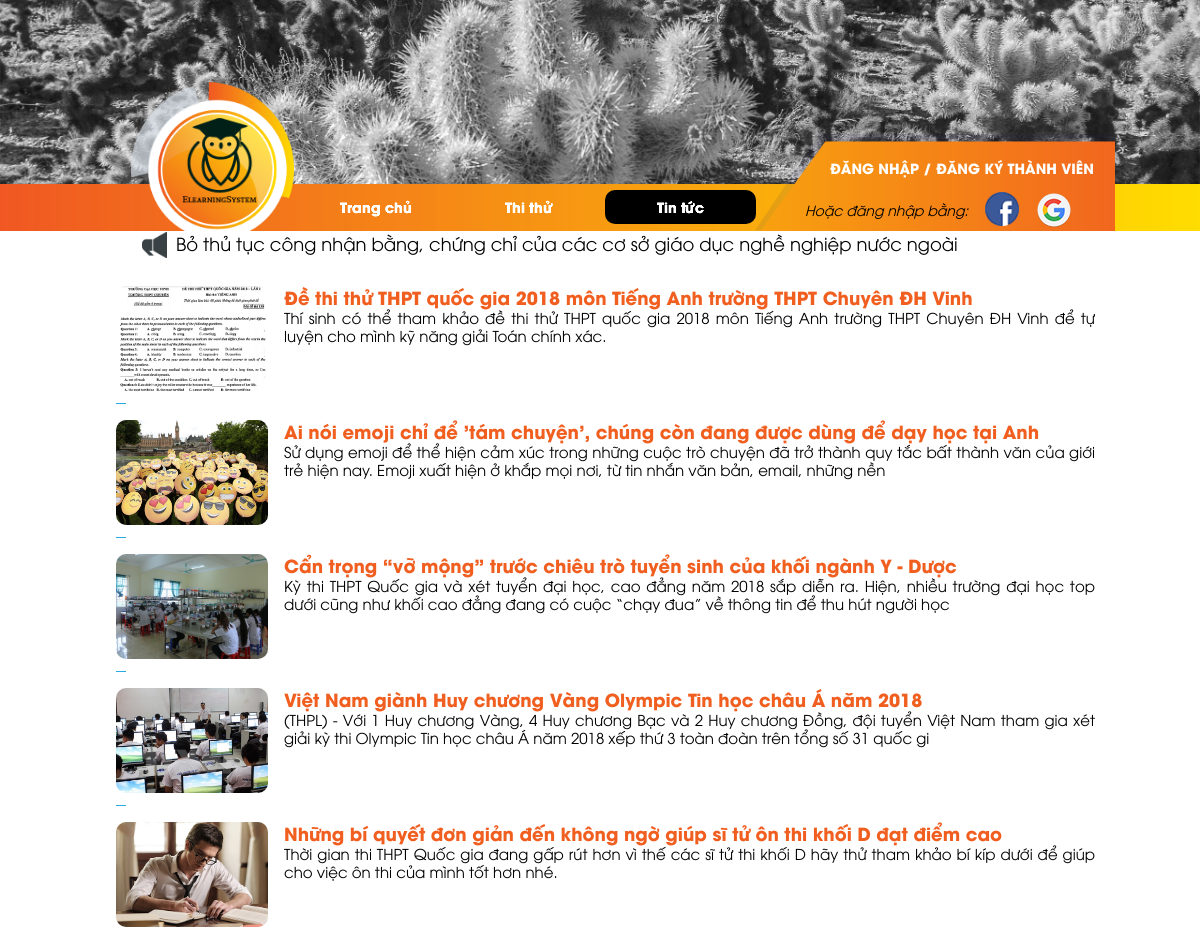
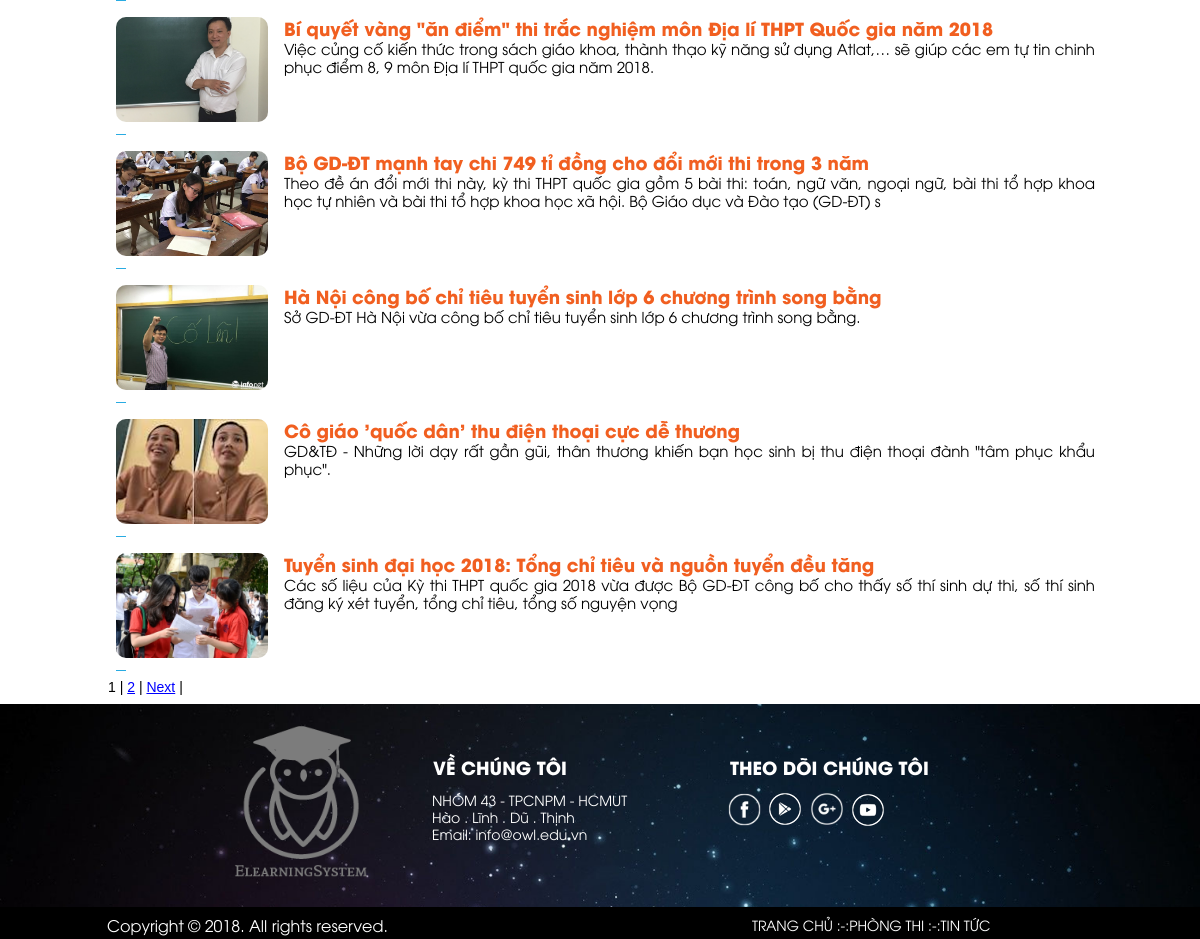
Page /news.php on the committed database (2 pictures, top to bottom).
### tables this page shows
CREATE TABLE `news` (
  `news_id` int(10) NOT NULL AUTO_INCREMENT,
  `news_created_by` int(10) NOT NULL,
  `news_posted_day` date NOT NULL,
  `news_tittle` varchar(190) NOT NULL,
  `news_image` varchar(190) NOT NULL,
  `news_summarized_content` varchar(190) NOT NULL,
  `news_link` varchar(190) NOT NULL,
  PRIMARY KEY (`news_id`),
  KEY `fk_news_fk01` (`news_created_by`),
  CONSTRAINT `fk_news_fk01` FOREIGN KEY (`news_created_by`) REFERENCES `admin` (`admin_id`)
);

### news.php (the view, shortened to what this page needs)
<!DOCTYPE html>
<html class="nojs html css_verticalspacer" lang="en-US">
<head>
	<link rel="stylesheet" type="text/css" href="css/site_global.css?crc=444006867"/>
	<link rel="stylesheet" type="text/css" href="css/master_a-master.css?crc=107776024"/>
	<link rel="stylesheet" type="text/css" href="css/tin-t_c.css?crc=121899037" id="pagesheet"/>
</head>
<body>
	<div class="clearfix" id="page">
		<div class="clearfix grpelem" id="ppslideshowu3219">
			<?php
if ( isset( $_SESSION[ 'user_name' ] ) ) {
	include( './temp/header1.php' );
} else {
	include( './temp/header2.php' );
}
			require( "./lib/dbcon.php" );
			$result = mysqli_query( $conn, 'select count(news_id) as total from news' );
			$row = mysqli_fetch_assoc( $result );
			$total_records = $row[ 'total' ];
			$current_page = isset( $_GET[ 'page' ] ) ? $_GET[ 'page' ] : 1;
			$limit = 10;
			$total_page = ceil( $total_records / $limit );
			$start = ( $current_page - 1 ) * $limit;
			$result = mysqli_query( $conn, "SELECT * FROM news ORDER BY `news`.`news_id` DESC LIMIT $start, $limit" );
			?>
			<div class="clearfix colelem" id="u14681">
				<table>
					<?php while ($data = mysqli_fetch_assoc($result)){
				?>
					<tr>
						<td style="padding: 8px">
							<div class="clearfix grpelem" id="pu13801">
								<a class="nonblock nontext museBGSize rounded-corners colelem" id="u13801" href="<?php echo $data['news_link']?>" target="_blank" style="background-image: url(./admin-panel/imagesOfNews/<?php echo $data['news_image']?>)">
								</a>
								<a class="nonblock nontext colelem" id="u13822" href="<?php echo $data['news_link']?>" target="_blank">
								</a>
							</div>
							<a class="nonblock nontext clearfix grpelem" id="u13800-6" href="<?php echo $data['news_link']?>" target="_blank">
								<p id="u13800-2"><?php echo $data['news_tittle']?></p>
								<p id="u13800-4"><?php echo $data['news_summarized_content']?></p>
							</a>
						</td>
					</tr>
					<?php }?>
					<tr>
						<td>
							<?php
            for ($i = 1; $i <= $total_page; $i++){
                if ($i == $current_page){
                    echo '<span>'.$i.'</span> | ';
                }
                else{
                    echo '<a href="news.php?page='.$i.'">'.$i.'</a> | ';
                }
            }
            if ($current_page < $total_page && $total_page > 1){
                echo '<a href="news.php?page='.($current_page+1).'">Next</a> | ';
            }
           ?>
						</td>
					</tr>
				</table>
			</div>
		</div>
		<div class="verticalspacer" data-offset-top="396" data-content-above-spacer="395" data-content-below-spacer="239"></div>
		<?php include('./temp/footer.php'); ?>
	</div>
</body>
</html>

### css/site_global.css (style rules this page uses)
html { min-height: 100%; min-width: 100%; -ms-text-size-adjust: none; }
body, div, dl, dt, dd, ul, ol, li, nav, h1, h2, h3, h4, h5, h6, pre, code, form, fieldset, legend, input, button, textarea, p, blockquote, th, td, a { margin: 0px; padding: 0px; border-width: 0px; border-style: solid; border-color: transparent; -webkit-transform-origin: left top; -ms-transform-origin: left top; -o-transform-origin: left top; transform-origin: left top; background-repeat: no-repeat; }
table { border-collapse: collapse; border-spacing: 0px; }
body { font-family: Arial, Helvetica Neue, Helvetica, sans-serif; text-align: left; font-size: 14px; line-height: 17px; word-wrap: break-word; text-rendering: optimizeLegibility; -moz-font-feature-settings: 'liga'; -ms-font-feature-settings: 'liga'; -webkit-font-feature-settings: 'liga'; font-feature-settings: 'liga'; }
a:link { color: #0000FF; text-decoration: underline; }
a.nontext { color: black; text-decoration: none; font-style: normal; font-weight: normal; }
.colelem { display: inline; float: left; clear: both; }
.clearfix:after { content: "\0020"; visibility: hidden; display: block; height: 0px; clear: both; }
.MenuBar .SubMenuVisible, .MenuBarVertical .SubMenuVisible, .MenuBar .SubMenu .SubMenuVisible, .popup_element.Active, span.actAsPara, .actAsDiv, a.nonblock.nontext, img.block { display: block; }
.grpelem, .accordion_wrapper { display: inline; float: left; }
p, h1, h2, h3, h4, h5, h6, ol, ul, span.actAsPara { max-height: 1000000px; }
.colelem100, .verticalspacer { clear: both; }
.list0 li, .MenuBar .MenuItemContainer, .SlideShowContentPanel .fullscreen img, .css_verticalspacer .verticalspacer { position: relative; }
@media screen and (-webkit-min-device-pixel-ratio:0) { body { text-rendering: auto; } }

### css/tin-t_c.css (style rules this page uses)
#page { z-index: 1; width: 1024px; min-height: 579px; background-image: none; border-width: 0px; border-color: #000000; background-color: transparent; margin-left: auto; margin-right: auto; }
#ppslideshowu3219 { z-index: 0; width: 0.01px; margin-right: -10000px; }
.js body { visibility: hidden; }
.js body.initialized { visibility: visible; }
#u14681 { z-index: 95; width: 979px; border-width: 0px; border-color: transparent; background-color: transparent; margin-left: 20px; margin-top: 20px; position: relative; }
#pu13801 { z-index: 96; width: 0.01px; margin-right: -10000px; }
#u13801 { z-index: 96; width: 152px; height: 105px; opacity: 1; -ms-filter: "progid:DXImageTransform.Microsoft.Alpha(Opacity=100)"; filter: alpha(opacity=100); border-radius: 10px; position: relative; background: transparent url("../images/14_2.jpg?crc=435386394") no-repeat center center; background-size: cover; }
#u13822 { z-index: 103; width: 10px; height: 1px; background-color: #29ABE2; margin-top: 12px; position: relative; }
#u13800-6 { z-index: 97; width: 811px; min-height: 105px; background-color: transparent; text-align: justify; position: relative; margin-right: -10000px; left: 168px; }
#u13800-2 { font-size: 18px; line-height: 22px; color: #F15F20; font-family: '__UTM Avo_5'; font-weight: 700; }
#u13800-4 { font-size: 15px; line-height: 18px; font-family: '__UTM Avo_5'; font-weight: 400; }
.css_verticalspacer .verticalspacer { height: calc(100vh - 634px); }
#muse_css_mq, .html { background-color: #FFFFFF; }
body { position: relative; min-width: 1024px; }
.verticalspacer { min-height: 1px; }

### rows in the picture
news: news_image (picture), news_tittle "Đề thi thử THPT quốc gia 2018 môn Tiếng Anh trường THPT Chuyên ĐH Vinh", news_summarized_content "Thí sinh có thể tham khảo đề thi thử THPT quốc gia 2018 môn Tiếng Anh trường THPT Chuyên ĐH Vinh để tự luyện cho mình kỹ năng giải Toán chính xác."
news: news_image (picture), news_tittle "Ai nói emoji chỉ để 'tám chuyện', chúng còn đang được dùng để dạy học tại Anh", news_summarized_content "Sử dụng emoji để thể hiện cảm xúc trong những cuộc trò chuyện đã trở thành quy tắc bất thành văn của giới trẻ hiện nay. Emoji xuất hiện ở khắp mọi nơi, từ tin nhắn văn bản, email, những nền"
news: news_image (picture), news_tittle "Cẩn trọng “vỡ mộng” trước chiêu trò tuyển sinh của khối ngành Y - Dược", news_summarized_content "Kỳ thi THPT Quốc gia và xét tuyển đại học, cao đẳng năm 2018 sắp diễn ra. Hiện, nhiều trường đại học top dưới cũng như khối cao đẳng đang có cuộc “chạy đua” về thông tin để thu hút người học"
news: news_image (picture), news_tittle "Việt Nam giành Huy chương Vàng Olympic Tin học châu Á năm 2018", news_summarized_content "(THPL) - Với 1 Huy chương Vàng, 4 Huy chương Bạc và 2 Huy chương Đồng, đội tuyển Việt Nam tham gia xét giải kỳ thi Olympic Tin học châu Á năm 2018 xếp thứ 3 toàn đoàn trên tổng số 31 quốc gi"
news: news_image (picture), news_tittle "Những bí quyết đơn giản đến không ngờ giúp sĩ tử ôn thi khối D đạt điểm cao", news_summarized_content "Thời gian thi THPT Quốc gia đang gấp rút hơn vì thế các sĩ tử thi khối D hãy thử tham khảo bí kíp dưới để giúp cho việc ôn thi của mình tốt hơn nhé."
news: news_image (picture), news_tittle "Bí quyết vàng \"ăn điểm\" thi trắc nghiệm môn Địa lí THPT Quốc gia năm 2018", news_summarized_content "Việc củng cố kiến thức trong sách giáo khoa, thành thạo kỹ năng sử dụng Atlat,… sẽ giúp các em tự tin chinh phục điểm 8, 9 môn Địa lí THPT quốc gia năm 2018."
news: news_image (picture), news_tittle "Bộ GD-ĐT mạnh tay chi 749 tỉ đồng cho đổi mới thi trong 3 năm", news_summarized_content "Theo đề án đổi mới thi này, kỳ thi THPT quốc gia gồm 5 bài thi: toán, ngữ văn, ngoại ngữ, bài thi tổ hợp khoa học tự nhiên và bài thi tổ hợp khoa học xã hội. Bộ Giáo dục và Đào tạo (GD-ĐT) s"
news: news_image (picture), news_tittle "Hà Nội công bố chỉ tiêu tuyển sinh lớp 6 chương trình song bằng", news_summarized_content "Sở GD-ĐT Hà Nội vừa công bố chỉ tiêu tuyển sinh lớp 6 chương trình song bằng."
news: news_image (picture), news_tittle "Cô giáo 'quốc dân' thu điện thoại cực dễ thương", news_summarized_content "GD&TĐ - Những lời dạy rất gần gũi, thân thương khiến bạn học sinh bị thu điện thoại đành \"tâm phục khẩu phục\"."
news: news_image (picture), news_tittle "Tuyển sinh đại học 2018: Tổng chỉ tiêu và nguồn tuyển đều tăng", news_summarized_content "Các số liệu của Kỳ thi THPT quốc gia 2018 vừa được Bộ GD-ĐT công bố cho thấy số thí sinh dự thi, số thí sinh đăng ký xét tuyển, tổng chỉ tiêu, tổng số nguyện vọng"
